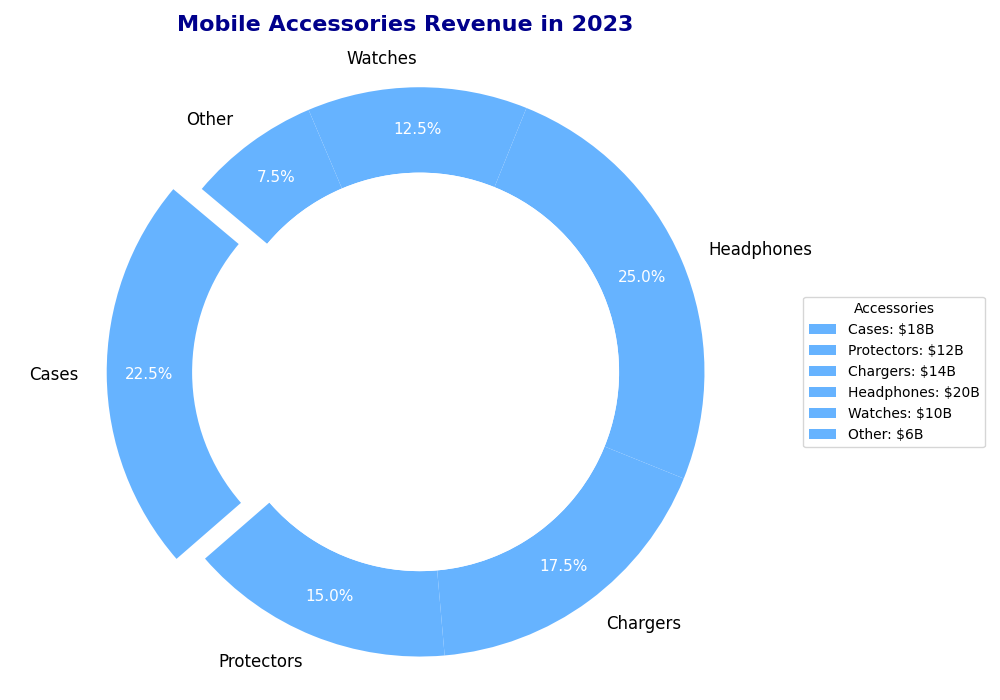

This figure's Python source:
import matplotlib.pyplot as plt

# Data Setup
accessories = ['Cases', 'Protectors', 'Chargers', 'Headphones', 'Watches', 'Other']
revenues = [18, 12, 14, 20, 10, 6]

# Single color for all data groups
single_color = ['#66b3ff']
colors = single_color * len(revenues)  # Repeat the single color for all slices

# Create a pie chart
fig, ax = plt.subplots(figsize=(10, 7))
wedges, texts, autotexts = ax.pie(
    revenues,
    labels=accessories,
    colors=colors,
    autopct='%1.1f%%',
    startangle=140,
    explode=(0.1, 0, 0, 0, 0, 0),
    pctdistance=0.85,
    wedgeprops=dict(width=0.3)
)

# Enhance text appearance
for text in texts:
    text.set_fontsize(12)
    text.set_color('black')
for autotext in autotexts:
    autotext.set_fontsize(11)
    autotext.set_color('white')

# Add title
plt.title(
    "Mobile Accessories Revenue in 2023",
    fontsize=16,
    fontweight='bold',
    color='darkblue',
    pad=20
)

# Donut chart appearance
centre_circle = plt.Circle((0, 0), 0.70, fc='white')
fig.gca().add_artist(centre_circle)
plt.axis('equal')

# Add legend
ax.legend(
    wedges,
    [f'{accessory}: ${revenue}B' for accessory, revenue in zip(accessories, revenues)],
    title="Accessories",
    loc="center left",
    bbox_to_anchor=(1, 0, 0.5, 1),
    fontsize=10
)

plt.tight_layout()
plt.show()
